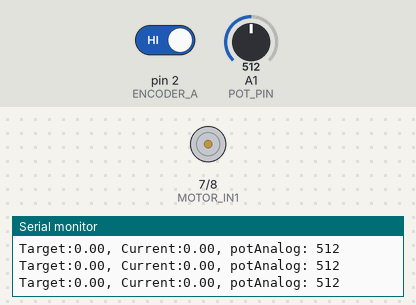
The sketch below on a simulated Arduino Uno, built with avr-gcc and run on an emulated ATmega328P. Parts: motor-driver pin pairs drawn as motors (green arrow = first pin HIGH = forward, orange = second pin HIGH = backward, longer = more drive, scaled by the enable pin), the last lines printed to the serial monitor. Inputs (shaded band) come from the test bench; at power-on: A1 (POT_PIN) = 512, pin 2 (ENCODER_A) HIGH.

Above: at 1.2 s.
1.3 s: A1 (POT_PIN) set to 525
At 2.4 s:
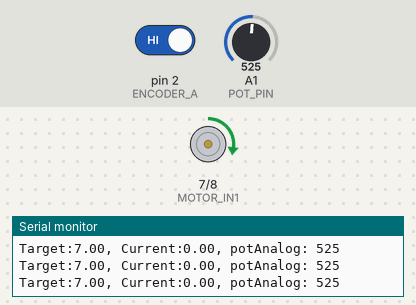
2.8 s: A1 (POT_PIN) set to 0
At 3.3 s:
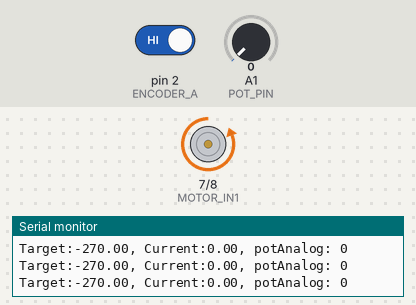
4.3 s: A1 (POT_PIN) set to 716
At 4.6 s:
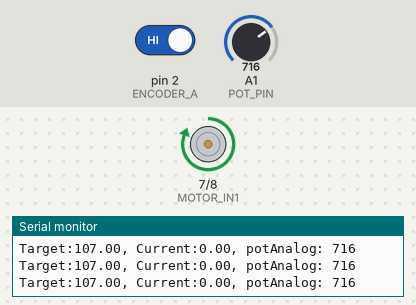
5.8 s: A1 (POT_PIN) set to 306
At 6.7 s:
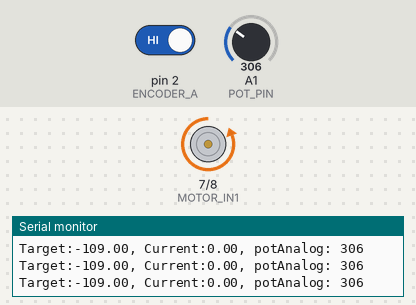
7.3 s: A1 (POT_PIN) set to 1023
At 8.1 s:
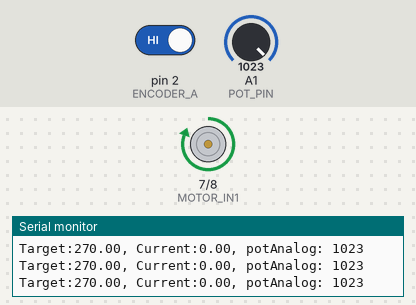
Timing chart, 0 to 9.8 s (numbered marks = the images above; inputs shaded):
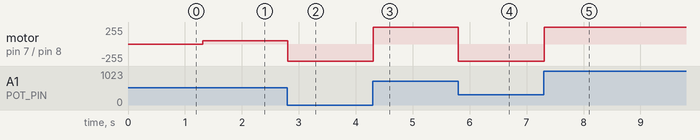

Measured:
- the behaviour switches between 517 and 518 on A1 (POT_PIN) (found by bisection; images 0 and 1)
- after the input at 1.3 s, motor on pin 7 (MOTOR_IN1) / pin 8 (MOTOR_IN2): stopped → forward 50/255 at once
- after the input at 2.8 s, motor on pin 7 (MOTOR_IN1) / pin 8 (MOTOR_IN2): forward 50/255 → backward 255/255 at once
- after the input at 4.3 s, motor on pin 7 (MOTOR_IN1) / pin 8 (MOTOR_IN2): backward 255/255 → forward 255/255 at once
- after the input at 5.8 s, motor on pin 7 (MOTOR_IN1) / pin 8 (MOTOR_IN2): forward 255/255 → backward 255/255 at once
- after the input at 7.3 s, motor on pin 7 (MOTOR_IN1) / pin 8 (MOTOR_IN2): backward 255/255 → forward 255/255 at once

The sketch:

code.ino
```cpp
#include <Arduino.h>

// --- PIN DEFINITIONS ---
const int ENCODER_A = 2; // Interrupt pin INT0
const int ENCODER_B = 3; // Interrupt pin INT1
const int MOTOR_PWM = 9; // L298N ENB - we used the other side of the motor driver
const int MOTOR_IN1 = 7; // L298N IN3
const int MOTOR_IN2 = 8; // L298N IN4
const int POT_PIN = A1; // we used analog 1

// --- SYSTEM CONSTANTS ---
const float PPR = 600.0; // Pulses per revolution
// If your encoder is on the output shaft, use 600.
// If it's on the motor before reduction, multiply by gear ratio.
// Based on photo, encoder is on the output shaft.

volatile long encoderPosition = 0;


// --- CONTROL VARIABLES ---
float currentAngle = 0.0;
float targetAngle = 0.0;
float error = 0.0;
float Kp = 5.0; // Proportional Gain (Stiffness) - Adjust this!
int motorSpeed = 0;
int deadzone = 2; // Degrees of allowed error to prevent jitter

void setup() {
  Serial.begin(115200); // Use high baud rate for plotter

  pinMode(ENCODER_A, INPUT_PULLUP);
  pinMode(ENCODER_B, INPUT_PULLUP);
  pinMode(MOTOR_PWM, OUTPUT);
  pinMode(MOTOR_IN1, OUTPUT);
  pinMode(MOTOR_IN2, OUTPUT);

  // Attach interrupt for Encoder
  attachInterrupt(digitalPinToInterrupt(ENCODER_A), readEncoder, RISING);
}

void loop() {
  // 1. Read Potentiometer and Map to Angle (-270 to 270)
  int potValue = analogRead(POT_PIN);
  targetAngle = map(potValue, 0, 1023, -270, 270);

  // 2. Calculate Current Angle from Encoder
  // 360 degrees / (PPR * 4 for quadrature) if reading both edges,
  // but here we use simple single interrupt reading:
  currentAngle = (encoderPosition / PPR) * 360.0;

  // 3. Calculate Error
  error = targetAngle - currentAngle;

  // 4. Control Logic (Proportional Controller)
  // "Decrease speed accordingly" means P-control
  int controlSignal = abs(error) * Kp;

  // Clamp speed between 0 and 255
  motorSpeed = constrain(controlSignal, 0, 255);

  // Minimum speed to overcome friction (e.g. 50 PWM)
  if (motorSpeed < 50 && abs(error) > deadzone) {
    motorSpeed = 50;
  }

  // 5. Drive Motor
  if (abs(error) <= deadzone) {
    stopMotor();
  } else if (error > 0) {
    moveCW(motorSpeed);
  } else {
    moveCCW(motorSpeed);
  }

  // 6. Serial Plotter Output
  // Format: "Label:Value, Label:Value"
  Serial.print("Target:");
  Serial.print(targetAngle);
  Serial.print(", ");
  Serial.print("Current:");
  Serial.print(currentAngle);
  Serial.print(", ");
  Serial.print("potAnalog: ");
  Serial.println(potValue);

  delay(10); // Stability delay
}

// --- MOTOR FUNCTIONS ---
void moveCW(int speed) {
  digitalWrite(MOTOR_IN1, HIGH);
  digitalWrite(MOTOR_IN2, LOW);
  analogWrite(MOTOR_PWM, speed);
}

void moveCCW(int speed) {
  digitalWrite(MOTOR_IN1, LOW);
  digitalWrite(MOTOR_IN2, HIGH);
  analogWrite(MOTOR_PWM, speed);
}

void stopMotor() {
  digitalWrite(MOTOR_IN1, LOW);
  digitalWrite(MOTOR_IN2, LOW);
  analogWrite(MOTOR_PWM, 0);
}

// --- INTERRUPT SERVICE ROUTINE ---
void readEncoder() {
  // Read state of B to determine direction
  if (digitalRead(ENCODER_B) == LOW) {
    encoderPosition++;
  } else {
    encoderPosition--;
  }
}
```
